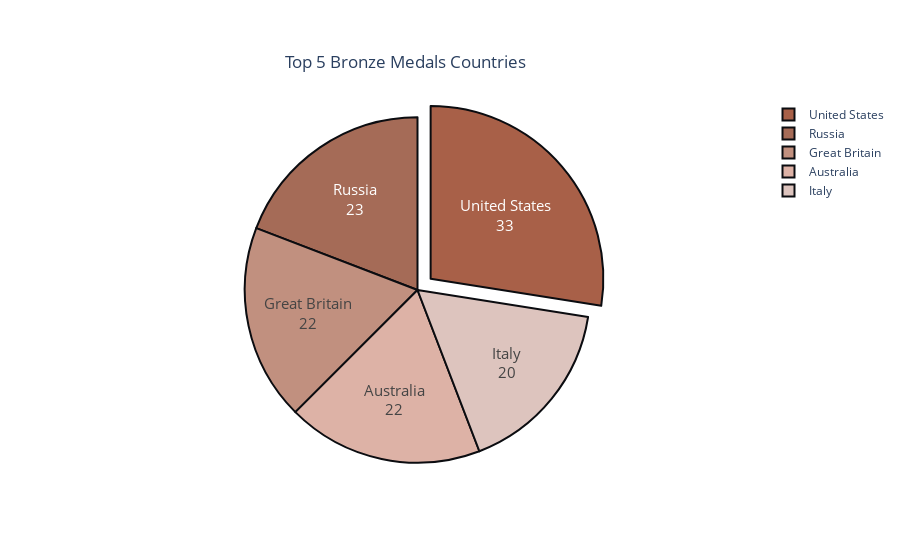

Write notebook code for a chart like this one.
### Markdown cell above
#### Bronze Medals

### Code cell
silver_palette = ['#a86048', '#a56b57', '#c1907f', '#ddb2a6','#ddc4be']

# plot styled pie chart
fig = go.Figure(data = [go.Pie(labels = medals.sort_values('Bronze', ascending = False).head(5)['Team/NOC'], values = medals.sort_values('Bronze', ascending = False).head(5)['Bronze'])])


fig.update_traces(hoverinfo='label+percent+value', textfont_size=15, textinfo='label+value', 
                  pull=[0.1,0,0,0,0,0],
                  marker=dict(colors = silver_palette ,line=dict(color='#0b0c10', width = 2)))
# add title
fig.update_layout(
    title={
        'text': "Top 5 Bronze Medals Countries",
        'y':0.9,
        'x':0.45,
        'xanchor': 'center',
        'yanchor': 'top'})

fig.show()

### Figure 1 — Plotly figure (JSON) as saved in the notebook; plotly's stock layout.template omitted (floating-point values rounded to 4 significant figures)
{"data": [{"hoverinfo": "label+percent+value", "labels": ["United States", "Russia", "Great Britain", "Australia", "Italy"], "marker": {"colors": ["#a86048", "#a56b57", "#c1907f", "#ddb2a6", "#ddc4be"], "line": {"color": "#0b0c10", "width": 2}}, "pull": [0.1, 0, 0, 0, 0, 0], "textfont": {"size": 15}, "textinfo": "label+value", "type": "pie", "values": [33, 23, 22, 22, 20]}], "layout": {"title": {"text": "Top 5 Bronze Medals Countries", "x": 0.45, "xanchor": "center", "y": 0.9, "yanchor": "top"}}}
